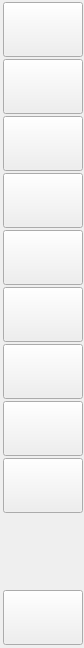
  <widget class="QWidget" name="rightButtonBar" native="true">
   <property name="geometry">
    <rect>
     <x>1195</x>
     <y>65</y>
     <width>84</width>
     <height>648</height>
    </rect>
   </property>
   <property name="minimumSize">
    <size>
     <width>0</width>
     <height>0</height>
    </size>
   </property>
   <property name="maximumSize">
    <size>
     <width>16777215</width>
     <height>16777215</height>
    </size>
   </property>
   <property name="styleSheet">
    <string notr="true"/>
   </property>
   <widget class="QPushButton" name="rightButton9">
    <property name="geometry">
     <rect>
      <x>3</x>
      <y>458</y>
      <width>80</width>
      <height>55</height>
     </rect>
    </property>
    <property name="sizePolicy">
     <sizepolicy hsizetype="Fixed" vsizetype="Fixed">
      <horstretch>0</horstretch>
      <verstretch>0</verstretch>
     </sizepolicy>
    </property>
    <property name="minimumSize">
     <size>
      <width>80</width>
      <height>55</height>
     </size>
    </property>
    <property name="maximumSize">
     <size>
      <width>80</width>
      <height>55</height>
     </size>
    </property>
    <property name="focusPolicy">
     <enum>Qt::NoFocus</enum>
    </property>
    <property name="text">
     <string/>
    </property>
    <property name="checkable">
     <bool>true</bool>
    </property>
    <property name="autoExclusive">
     <bool>false</bool>
    </property>
    <property name="flat">
     <bool>false</bool>
    </property>
   </widget>
   <widget class="QPushButton" name="rightButton3">
    <property name="geometry">
     <rect>
      <x>3</x>
      <y>116</y>
      <width>80</width>
      <height>55</height>
     </rect>
    </property>
    <property name="sizePolicy">
     <sizepolicy hsizetype="Fixed" vsizetype="Fixed">
      <horstretch>0</horstretch>
      <verstretch>0</verstretch>
     </sizepolicy>
    </property>
    <property name="minimumSize">
     <size>
      <width>80</width>
      <height>55</height>
     </size>
    </property>
    <property name="maximumSize">
     <size>
      <width>80</width>
      <height>55</height>
     </size>
    </property>
    <property name="focusPolicy">
     <enum>Qt::NoFocus</enum>
    </property>
    <property name="text">
     <string/>
    </property>
    <property name="checkable">
     <bool>true</bool>
    </property>
    <property name="autoExclusive">
     <bool>false</bool>
    </property>
    <property name="flat">
     <bool>false</bool>
    </property>
   </widget>
   <widget class="QPushButton" name="rightButton8">
    <property name="geometry">
     <rect>
      <x>3</x>
      <y>401</y>
      <width>80</width>
      <height>55</height>
     </rect>
    </property>
    <property name="sizePolicy">
     <sizepolicy hsizetype="Fixed" vsizetype="Fixed">
      <horstretch>0</horstretch>
      <verstretch>0</verstretch>
     </sizepolicy>
    </property>
    <property name="minimumSize">
     <size>
      <width>80</width>
      <height>55</height>
     </size>
    </property>
    <property name="maximumSize">
     <size>
      <width>80</width>
      <height>55</height>
     </size>
    </property>
    <property name="focusPolicy">
     <enum>Qt::NoFocus</enum>
    </property>
    <property name="text">
     <string/>
    </property>
    <property name="checkable">
     <bool>true</bool>
    </property>
    <property name="checked">
     <bool>false</bool>
    </property>
    <property name="autoExclusive">
     <bool>false</bool>
    </property>
    <property name="flat">
     <bool>false</bool>
    </property>
   </widget>
   <widget class="QPushButton" name="rightButton1">
    <property name="geometry">
     <rect>
      <x>3</x>
      <y>2</y>
      <width>80</width>
      <height>55</height>
     </rect>
    </property>
    <property name="sizePolicy">
     <sizepolicy hsizetype="Fixed" vsizetype="Fixed">
      <horstretch>0</horstretch>
      <verstretch>0</verstretch>
     </sizepolicy>
    </property>
    <property name="minimumSize">
     <size>
      <width>80</width>
      <height>55</height>
     </size>
    </property>
    <property name="maximumSize">
     <size>
      <width>80</width>
      <height>55</height>
     </size>
    </property>
    <property name="focusPolicy">
     <enum>Qt::NoFocus</enum>
    </property>
    <property name="text">
     <string/>
    </property>
    <property name="checkable">
     <bool>true</bool>
    </property>
    <property name="autoExclusive">
     <bool>false</bool>
    </property>
    <property name="flat">
     <bool>false</bool>
    </property>
   </widget>
   <widget class="QPushButton" name="rightButton2">
    <property name="geometry">
     <rect>
      <x>3</x>
      <y>59</y>
      <width>80</width>
      <height>55</height>
     </rect>
    </property>
    <property name="sizePolicy">
     <sizepolicy hsizetype="Fixed" vsizetype="Fixed">
      <horstretch>0</horstretch>
      <verstretch>0</verstretch>
     </sizepolicy>
    </property>
    <property name="minimumSize">
     <size>
      <width>80</width>
      <height>55</height>
     </size>
    </property>
    <property name="maximumSize">
     <size>
      <width>80</width>
      <height>55</height>
     </size>
    </property>
    <property name="focusPolicy">
     <enum>Qt::NoFocus</enum>
    </property>
    <property name="text">
     <string/>
    </property>
    <property name="checkable">
     <bool>true</bool>
    </property>
    <property name="autoExclusive">
     <bool>false</bool>
    </property>
    <property name="flat">
     <bool>false</bool>
    </property>
   </widget>
   <widget class="QPushButton" name="rightButton7">
    <property name="geometry">
     <rect>
      <x>3</x>
      <y>344</y>
      <width>80</width>
      <height>55</height>
     </rect>
    </property>
    <property name="sizePolicy">
     <sizepolicy hsizetype="Fixed" vsizetype="Fixed">
      <horstretch>0</horstretch>
      <verstretch>0</verstretch>
     </sizepolicy>
    </property>
    <property name="minimumSize">
     <size>
      <width>80</width>
      <height>55</height>
     </size>
    </property>
    <property name="maximumSize">
     <size>
      <width>80</width>
      <height>55</height>
     </size>
    </property>
    <property name="focusPolicy">
     <enum>Qt::NoFocus</enum>
    </property>
    <property name="text">
     <string/>
    </property>
    <property name="checkable">
     <bool>true</bool>
    </property>
    <property name="autoExclusive">
     <bool>false</bool>
    </property>
    <property name="flat">
     <bool>false</bool>
    </property>
   </widget>
   <widget class="QPushButton" name="rightButton6">
    <property name="geometry">
     <rect>
      <x>3</x>
      <y>287</y>
      <width>80</width>
      <height>55</height>
     </rect>
    </property>
    <property name="sizePolicy">
     <sizepolicy hsizetype="Fixed" vsizetype="Fixed">
      <horstretch>0</horstretch>
      <verstretch>0</verstretch>
     </sizepolicy>
    </property>
    <property name="minimumSize">
     <size>
      <width>80</width>
      <height>55</height>
     </size>
    </property>
    <property name="maximumSize">
     <size>
      <width>80</width>
      <height>55</height>
     </size>
    </property>
    <property name="focusPolicy">
     <enum>Qt::NoFocus</enum>
    </property>
    <property name="text">
     <string/>
    </property>
    <property name="checkable">
     <bool>true</bool>
    </property>
    <property name="autoExclusive">
     <bool>false</bool>
    </property>
    <property name="flat">
     <bool>false</bool>
    </property>
   </widget>
   <widget class="QPushButton" name="rightButton4">
    <property name="geometry">
     <rect>
      <x>3</x>
      <y>173</y>
      <width>80</width>
      <height>55</height>
     </rect>
    </property>
    <property name="sizePolicy">
     <sizepolicy hsizetype="Fixed" vsizetype="Fixed">
      <horstretch>0</horstretch>
      <verstretch>0</verstretch>
     </sizepolicy>
    </property>
    <property name="minimumSize">
     <size>
      <width>80</width>
      <height>55</height>
     </size>
    </property>
    <property name="maximumSize">
     <size>
      <width>80</width>
      <height>55</height>
     </size>
    </property>
    <property name="focusPolicy">
     <enum>Qt::NoFocus</enum>
    </property>
    <property name="styleSheet">
     <string notr="true"/>
    </property>
    <property name="text">
     <string/>
    </property>
    <property name="checkable">
     <bool>true</bool>
    </property>
    <property name="autoExclusive">
     <bool>false</bool>
    </property>
    <property name="flat">
     <bool>false</bool>
    </property>
   </widget>
   <widget class="QPushButton" name="rightButton10">
    <property name="geometry">
     <rect>
      <x>3</x>
      <y>590</y>
      <width>80</width>
      <height>55</height>
     </rect>
    </property>
    <property name="sizePolicy">
     <sizepolicy hsizetype="Fixed" vsizetype="Fixed">
      <horstretch>0</horstretch>
      <verstretch>0</verstretch>
     </sizepolicy>
    </property>
    <property name="minimumSize">
     <size>
      <width>80</width>
      <height>55</height>
     </size>
    </property>
    <property name="maximumSize">
     <size>
      <width>80</width>
      <height>55</height>
     </size>
    </property>
    <property name="focusPolicy">
     <enum>Qt::NoFocus</enum>
    </property>
    <property name="text">
     <string/>
    </property>
    <property name="checkable">
     <bool>true</bool>
    </property>
    <property name="checked">
     <bool>false</bool>
    </property>
    <property name="autoExclusive">
     <bool>false</bool>
    </property>
    <property name="flat">
     <bool>false</bool>
    </property>
   </widget>
   <widget class="QPushButton" name="rightButton5">
    <property name="geometry">
     <rect>
      <x>3</x>
      <y>230</y>
      <width>80</width>
      <height>55</height>
     </rect>
    </property>
    <property name="sizePolicy">
     <sizepolicy hsizetype="Fixed" vsizetype="Fixed">
      <horstretch>0</horstretch>
      <verstretch>0</verstretch>
     </sizepolicy>
    </property>
    <property name="minimumSize">
     <size>
      <width>80</width>
      <height>55</height>
     </size>
    </property>
    <property name="maximumSize">
     <size>
      <width>80</width>
      <height>55</height>
     </size>
    </property>
    <property name="focusPolicy">
     <enum>Qt::NoFocus</enum>
    </property>
    <property name="text">
     <string/>
    </property>
    <property name="checkable">
     <bool>true</bool>
    </property>
    <property name="autoExclusive">
     <bool>false</bool>
    </property>
    <property name="flat">
     <bool>false</bool>
    </property>
   </widget>
  </widget>
